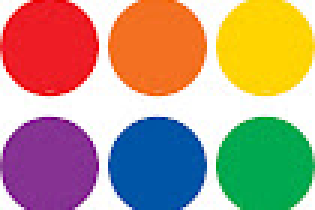
#> input picture colors.jpg, 105 x 70 px (shown 3 times larger)
$ python Tarea3.py
#> lines starting #> are read from the running program, lines starting #| are printed output that depends on the picture; after the words box and inside, x2 and y2 are one past the last pixel; in counts of white or black regions, pixels touching at a corner belong together
#Aguilera Salinas Brandon Alfonso
from PIL import Image, ImageOps
from matplotlib import pyplot as plt
import numpy as np
import os

if __name__ =="__main__":
    absolute_path=os.path.dirname(__file__)
    relative_path="colors.jpg"
    full_path=os.path.join(absolute_path,relative_path)

    x=128
    y=128


    img=Image.open(full_path)
#> img is the input picture: PIL image 105x70 RGB; mean R, G, B 179.7, 153.7, 131.6
    imgRGB=img.resize((128,128),resample=Image.Resampling.BICUBIC)
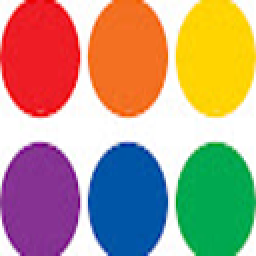
#> imgRGB: PIL image 128x128 RGB (shown 2 times larger); mean R, G, B 179.7, 153.6, 131.6
    imgHSV=imgRGB.convert("HSV")
#> imgHSV: PIL image 128x128 HSV; mean H, S, V 110, 156.6, 218.5

    data=np.array(imgHSV)
    color_rgb=np.array(imgRGB)


    hue=data[:,:,0]
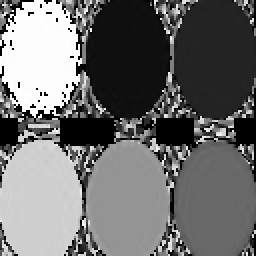
#> hue: shape (128, 128) (shown 2 times larger); min 0, max 254, mean 110
    hue=hue/255 *359

    sat=data[:,:,1]
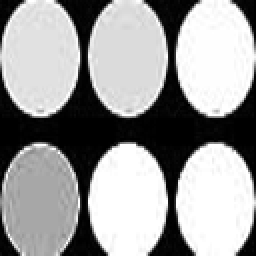
#> sat: shape (128, 128) (shown 2 times larger); min 0, max 255, mean 156.6
    sat=sat/255 * 100
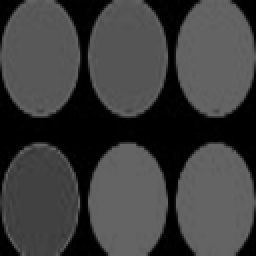
#> sat: shape (128, 128) float64 (shown 2 times larger); min 0, max 100, mean 61.4

    target_hues = [227, 0, 120]

    for tarhue in target_hues:
        hue_mask = np.logical_and(np.abs(hue - tarhue) < 40, sat > 30)

        # Hacer una copia del array de datos original
        modified_data = np.copy(data)

        # Ajustar la saturación a 0 en toda la imagen
        modified_data[:, :, 1] = 0

        # Ajustar el valor (brillo) a 0 en las áreas que cumplen la condición
        modified_data[hue_mask, 2] = 0

        # Convertir de nuevo a imagen PIL HSV
        imgHSV_mod = Image.fromarray(modified_data, 'HSV')

        # Convertir de HSV a RGB
        imgRGB_mod = imgHSV_mod.convert("RGB")

        plt.imshow(imgRGB_mod)
        plt.show()
#> this loop made 3 passes
#> pass 1, `hue_mask = np.logical_and(np.abs(hue - tarhue) < 40, sat > 30)`:
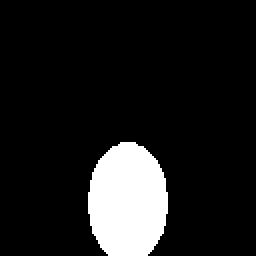
#> hue_mask: shape (128, 128) bool (shown 2 times larger); 11.3% white; 1 white region, box (x1, y1, x2, y2) and area: (44, 71, 84, 128) 1854
#> pass 1, `imgRGB_mod = imgHSV_mod.convert("RGB")`:
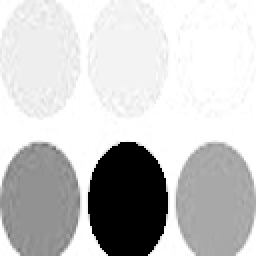
#> imgRGB_mod: PIL image 128x128 RGB (shown 2 times larger); min 0, max 255, mean 199.7
#> pass 2, `plt.show()`:
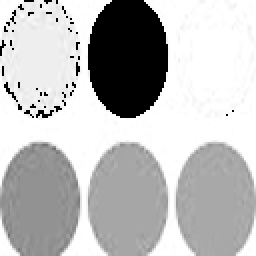
#> shown: shape (128, 128, 3) (shown 2 times larger); min 0, max 255, mean 187.6
#> after the loop: modified_data: shape (128, 128, 3); mean of channels 0, 1, 2 110, 0, 199.4
